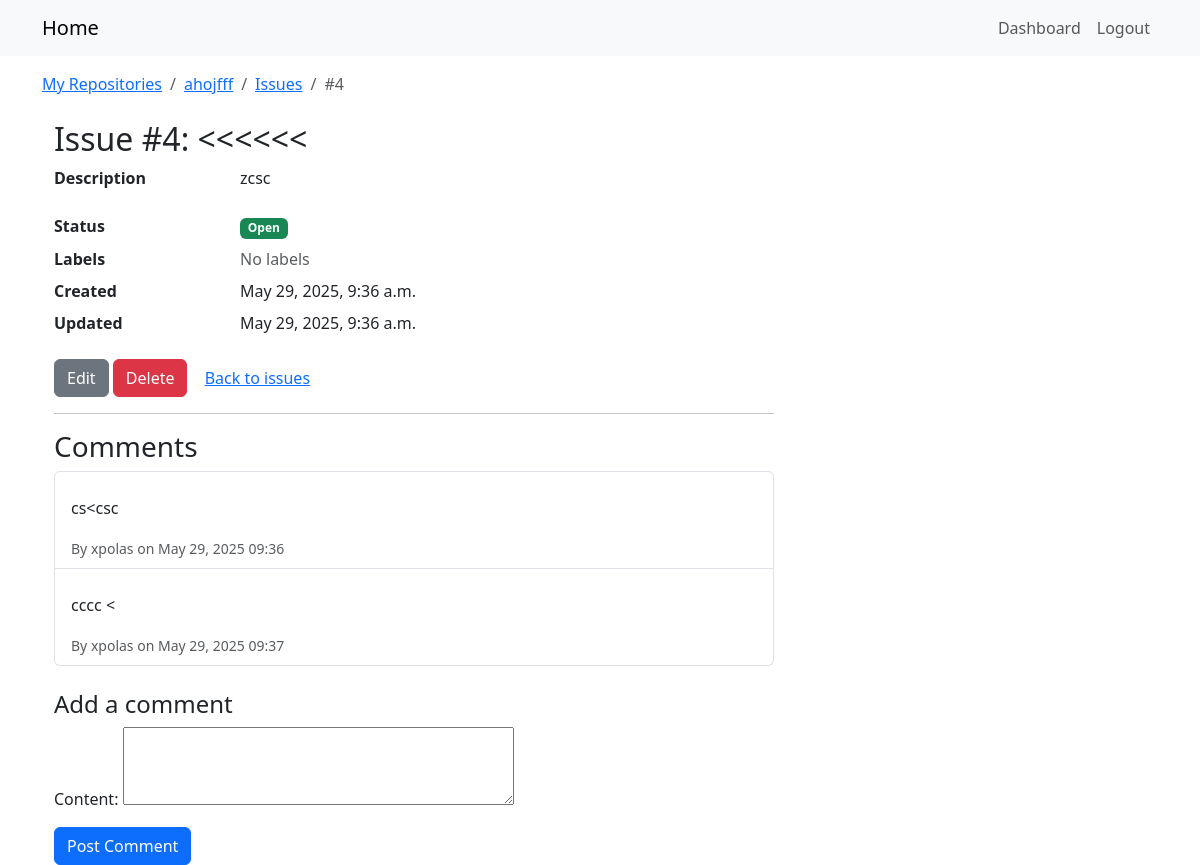
Page /repos/2/issues/4/ (signed in) on the earlier database version.
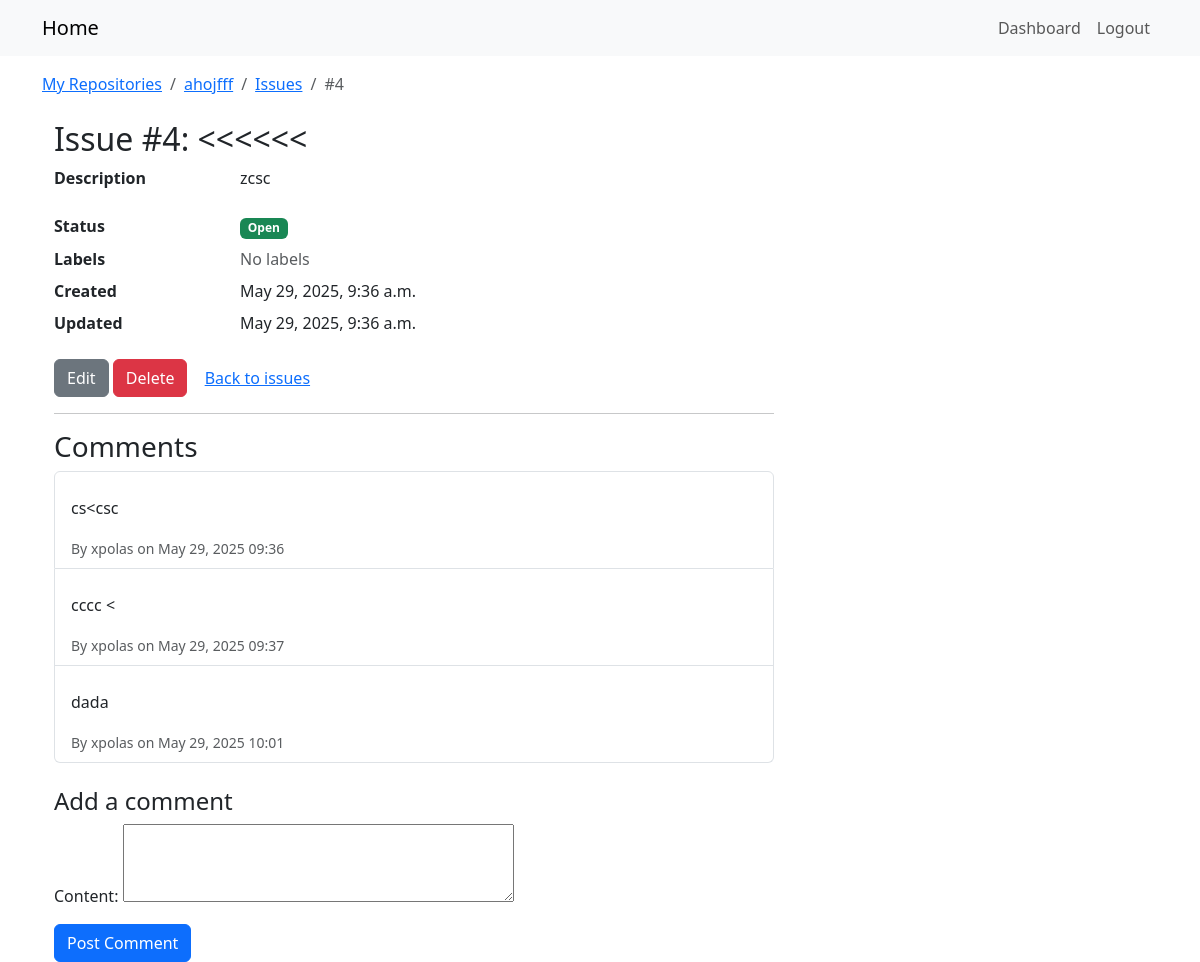
Same page on the later database version.
### repos_app/models.py (models this page shows, shortened)
class Comment(models.Model):
    author     = models.ForeignKey(User,  on_delete=models.CASCADE, related_name='comments')
    issue      = models.ForeignKey(Issue, on_delete=models.CASCADE, related_name='comments')
    content    = models.TextField()
    created_at = models.DateTimeField(auto_now_add=True)

### repos_app/views.py (the view)
@login_required
def issue_detail(request, repo_pk, pk):
    issue = get_object_or_404(
        Issue,
        pk=pk,
        repository__pk=repo_pk,
        repository__owner=request.user
    )
    if request.method == 'POST':
        comment_form = CommentForm(request.POST)
        if comment_form.is_valid():
            cm = comment_form.save(commit=False)
            cm.issue = issue
            cm.author = request.user
            cm.save()
            return redirect(
                'repos_app:issue_detail',
                repo_pk=repo_pk,
                pk=pk
            )
    else:
        comment_form = CommentForm()
    comments = issue.comments.order_by('created_at')
    return render(request, 'repos_app/issue_detail.html', {
        'repo': issue.repository,
        'issue': issue,
        'comments': comments,
        'comment_form': comment_form,
    })

### repos_app/forms.py
class CommentForm(forms.ModelForm):
    class Meta:
        model = Comment
        fields = ['content']
        widgets = {
            'content': forms.Textarea(attrs={'rows': 3}),
        }

### templates/repos_app/issue_detail.html (shortened to what this page needs)
{% extends "base.html" %}
{% block breadcrumbs %}
<nav aria-label="breadcrumb">
  <ol class="breadcrumb mb-0">
    <li class="breadcrumb-item">
      <a href="{% url 'repos_app:repo_list' %}">My Repositories</a>
    </li>
    <li class="breadcrumb-item">
      <a href="{% url 'repos_app:repo_detail' pk=issue.repository.pk %}">
        {{ issue.repository.name }}
      </a>
    </li>
    <li class="breadcrumb-item">
      <a href="{% url 'repos_app:issue_list' repo_pk=issue.repository.pk %}">
        Issues
      </a>
    </li>
    <li class="breadcrumb-item active" aria-current="page">
      #{{ issue.id }}
    </li>
  </ol>
</nav>
{% endblock %}
{% block content %}
<div class="container mt-4">
  <h2>Issue #{{ issue.id }}: {{ issue.title }}</h2>
  <div class="row">
    <div class="col-md-8">
      <dl class="row">
        <dt class="col-sm-3">Description</dt>
        <dd class="col-sm-9">{{ issue.description|linebreaks }}</dd>
        <dt class="col-sm-3">Status</dt>
        <dd class="col-sm-9">
          {% if issue.is_open %}
            <span class="badge bg-success">Open</span>
          {% else %}
            <span class="badge bg-secondary">Closed</span>
          {% endif %}
        </dd>
        <dt class="col-sm-3">Labels</dt>
        <dd class="col-sm-9">
          {% for label in issue.labels.all %}
            <span class="badge me-1" style="background-color: {{ label.color }}">
              {{ label.name }}
            </span>
          {% empty %}
            <span class="text-muted">No labels</span>
          {% endfor %}
        </dd>
        <dt class="col-sm-3">Created</dt>
        <dd class="col-sm-9">{{ issue.created_at }}</dd>
        <dt class="col-sm-3">Updated</dt>
        <dd class="col-sm-9">{{ issue.updated_at }}</dd>
      </dl>
      <a class="btn btn-secondary"
         href="{% url 'repos_app:issue_update' repo_pk=repo.pk pk=issue.pk %}">
        Edit
      </a>
      <a class="btn btn-danger"
         href="{% url 'repos_app:issue_delete' repo_pk=repo.pk pk=issue.pk %}">
        Delete
      </a>
      <a class="btn btn-link"
         href="{% url 'repos_app:issue_list' repo_pk=repo.pk %}">
        Back to issues
      </a>
      <hr>
      <h3>Comments</h3>
      <ul class="list-group mb-4">
        {% for comment in comments %}
          <li class="list-group-item">
            <p>{{ comment.content|linebreaks }}</p>
            <small class="text-muted">
              By {{ comment.author.username }} on {{ comment.created_at|date:"M j, Y H:i" }}
            </small>
          </li>
        {% empty %}
          <li class="list-group-item">No comments yet.</li>
        {% endfor %}
      </ul>
      <h4>Add a comment</h4>
      <form method="post">
        {{ comment_form.as_p }}
        <button type="submit" class="btn btn-primary">Post Comment</button>
      </form>
    </div>
  </div>
</div>
{% endblock %}

Differences in the rows shown:
added Comment: content "dada", author.username "xpolas", created_at "May 29, 2025 10:01"
